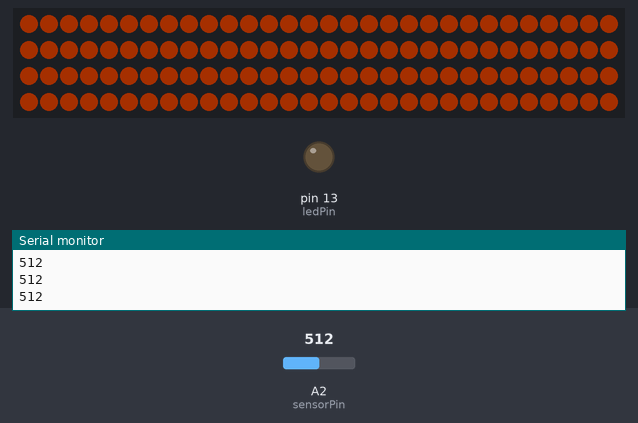
A sketch run on a simulated Arduino Leonardo, built with avr-gcc and run on an emulated ATmega32U4. Parts: 120 RGB LEDs in strip order, left to right, continuing on the next row, output pins drawn as LEDs (lit = HIGH), the last lines printed to the serial monitor. Inputs (shaded band) come from the test bench; at power-on: A2 (sensorPin) = 512. Dim RGB values are drawn brighter than linear.

Above: at 2.2 s.
2.3 s: A2 (sensorPin) set to 124
3.9 s: A2 (sensorPin) set to 142
At 4.11 s:
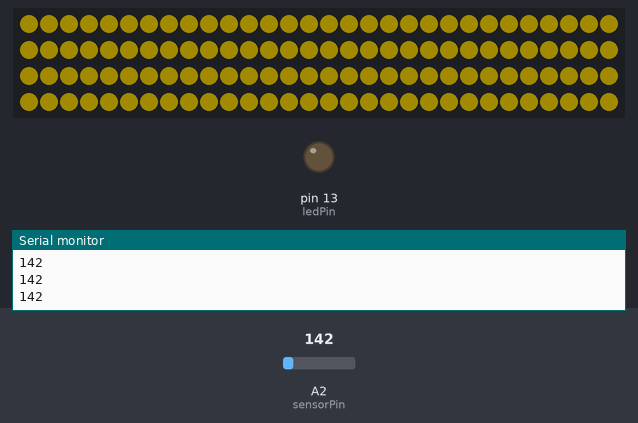
5.7 s: A2 (sensorPin) set to 122
At 6.6 s:
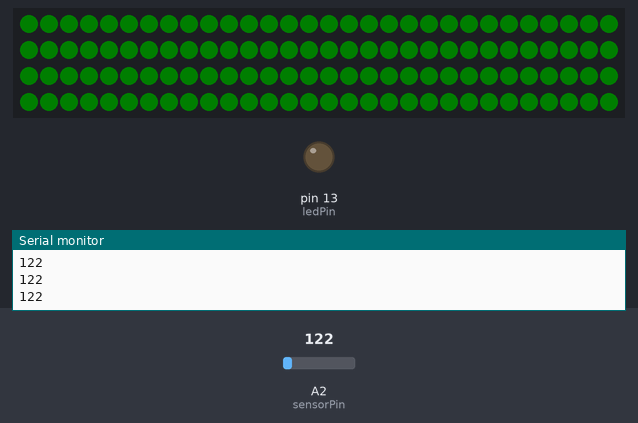
At 12.3 s:
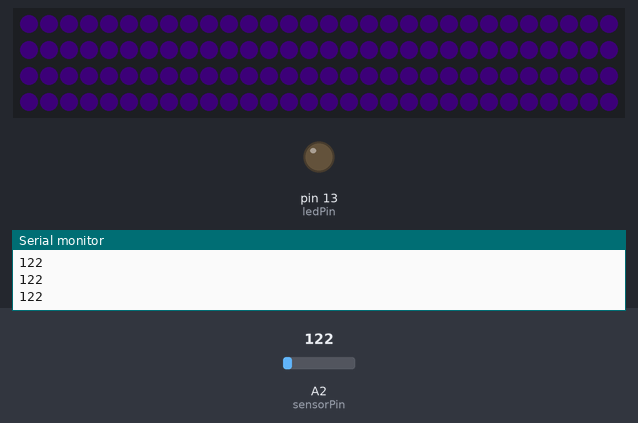

The sketch:

ledproj.ino
```cpp
#include <Keyboard.h>

#include <FastLED.h>

#define LED_DT 7

#define COLOR_ORDER GRB
#define LED_TYPE WS2812
#define NUM_LEDs 120

uint8_t max_bright = 50;
int val;
int buttonpin=3;
const int threshold = 200;

int blue = 0;

struct CRGB leds[NUM_LEDs];

unsigned long currentMillis = 0;
unsigned long startMillis = 0;
unsigned long blinkStartMillis;
unsigned long fadeStartMillis;
unsigned long blinkPeriod = 1000;
const unsigned long fadePeriod = 10;
unsigned int brightness = 149;
unsigned int incr = 1;

bool loopy = true;
bool loopy2 = true;

const byte ledPin = 13;

int button = 4;
int buttonState = 0;

// using analog sound sensor
int sensorPin = A2;
int sensorValue = 0;

void setup() {
  // put your setup code here, to run once:
  delay(1000);
  LEDS.addLeds<LED_TYPE, LED_DT, COLOR_ORDER>(leds, NUM_LEDs);
  FastLED.setBrightness(max_bright);
  Serial.begin(9600);
  pinMode(buttonpin,INPUT);
  pinMode(button, INPUT);
  pinMode(ledPin, OUTPUT);
  pinMode(sensorPin,INPUT);

  startMillis = millis();

}

void loop() {
  // put your main code here, to run repeatedly:


  lightFade();
  Serial.println(sensorValue);


//**** continous loop of two leds moving across path
  /*for(int i = 1;i < NUM_LEDs; i++){
    leds[i-2].setRGB(0,0,0);
    leds[i] = CRGB::YellowGreen;
    FastLED.show();
    delay(30);
  }
  FastLED.clear();

//**** fills entire rgb strip one color ****
  fill_solid(leds, NUM_LEDs, CRGB(50, 0, 200));
  delay(1000);
  FastLED.clear();

//**** makes rgb strip rainbow slowly ****
  for (int i = 0;i<NUM_LEDs;i++){
    fill_rainbow(leds, i, 0, 5);

    FastLED.show();
    delay(50);
  }

//**** with analog output sound module,
//**** if sound more than threshold
//**** change color to green, else make red ****
/*
  int soundsens = digitalRead(soundpin);
  if (soundsens >= threshold) {
    fill_solid(leds, NUM_LEDs, CRGB::Green);
    FastLED.show();
    delay(1000);
  }
  else {
    fill_solid(leds, NUM_LEDs, CRGB::Red);
    FastLED.show();
  }

  Serial.println(analogRead(A2));


  */


  //lightFade();

//**** loop of code changing color of rgb strip
//**** then erasing colors on the way back
//**** when sound introduced on first loop it will turn off an led****
  /*int j = 0;
  for(int i = 0; i < NUM_LEDs; i++){
    leds[i] = CHSV(j, 255, 100);
    FastLED.show();
    delay(100);
    j = j+20;
    val = digitalRead(buttonpin);
    if (val ==HIGH)
    {
      //fill_solid(leds,NUM_LEDs, CRGB::Green);
      //FastLED.show();
      //delay(2000);
      leds[i] = CHSV(j, 255, 0);
      FastLED.show();
    }

  }
  for(int k=NUM_LEDs; k >= 0; k--){
    leds[k] = CHSV(0, 255, 0);
    FastLED.show();
    delay(100);

  }*/


  currentMillis = millis();
  //blinky();
  //fade();

//  buttonState = digitalRead(button);
//
//  if (buttonState == HIGH) {
//    leds[5] = CRGB(0, 255, 0);
//    FastLED.show();
//  }
//  else {
//    leds[5] = CRGB(0,0,0);
//    FastLED.show();
//    //FastLED.clear();
//  }


}

void blinky() {
  if (currentMillis - blinkStartMillis >= blinkPeriod)
  {
    //digitalWrite(ledPin, !digitalRead(ledPin));
    //fill_solid(leds,NUM_LEDs,CRGB(255,0,0));
    leds[5] = CRGB(255,0,0);
    if (loopy){
      loopy = false;
      FastLED.show();
    }
    else{
      //fill_solid(leds, NUM_LEDs, CRGB(0,0,0));
      leds[5] = CRGB(0,0,0);
      FastLED.show();
      loopy = true;
    }
    blinkStartMillis = currentMillis;
  }
}

void fade() {
  if (currentMillis - fadeStartMillis >= fadePeriod){
    if (brightness >= 255){
      loopy2 = false;
    }
    else if (brightness == 50) {
      loopy2 = true;
    }
    if (loopy2) {
      brightness += incr;
    }
    else {
      brightness -= incr;
    }
    //fill_solid(leds,NUM_LEDs,CHSV(0,255,brightness));
    leds[3] = CHSV(0,255,brightness);
    FastLED.show();
    fadeStartMillis = currentMillis;
  }
}

void lightFade(){
  //**** fade colors in and out ****

  int i = 0;
  for (i = 0; i < 255;i++){

    sensorValue = analogRead(sensorPin);
    Serial.println(sensorValue);
    if (sensorValue <= 122) {
      fill_solid(leds,NUM_LEDs, CHSV(i,255,75));
      FastLED.show();
    }
    else if (sensorValue > 122 && sensorValue <= 123) {
      fill_solid(leds,NUM_LEDs, CHSV(i,255,100));
      FastLED.show();
    }
    else if (sensorValue > 123 && sensorValue <= 126) {
      fill_solid(leds,NUM_LEDs, CHSV(i,255,125));
      FastLED.show();
    }
    else if (sensorValue > 126 && sensorValue <= 129) {
      fill_solid(leds,NUM_LEDs, CHSV(i,255,150));
      FastLED.show();
    }
    else if (sensorValue > 129 && sensorValue <= 132) {
      fill_solid(leds,NUM_LEDs, CHSV(i,255,175));
      FastLED.show();
    }
    else if (sensorValue > 132 && sensorValue <= 134) {
      fill_solid(leds,NUM_LEDs, CHSV(i,255,200));
      FastLED.show();
    }
    else if (sensorValue > 134 && sensorValue <= 137) {
      fill_solid(leds,NUM_LEDs, CHSV(i,255,225));
      FastLED.show();
    }
    else {
      fill_solid(leds,NUM_LEDs, CHSV(i,255,255));
      FastLED.show();
    }

    delay(50);

  }


}

void soundDetection(){
  //**** if sound hear, increase brigtness ****

  sensorValue = analogRead(sensorPin);
  if (sensorValue <= 121) {
    fill_solid(leds,NUM_LEDs, CHSV(0,255,75));
    FastLED.show();
    delay(80);
  }
  else if (sensorValue > 121 && sensorValue <= 123) {
    fill_solid(leds,NUM_LEDs, CHSV(0,255,100));
    FastLED.show();
    delay(80);
  }
  else if (sensorValue > 123 && sensorValue <= 126) {
    fill_solid(leds,NUM_LEDs, CHSV(0,255,125));
    FastLED.show();
    delay(80);
  }
  else if (sensorValue > 126 && sensorValue <= 129) {
    fill_solid(leds,NUM_LEDs, CHSV(0,255,150));
    FastLED.show();
    delay(80);
  }
  else if (sensorValue > 129 && sensorValue <= 132) {
    fill_solid(leds,NUM_LEDs, CHSV(0,255,175));
    FastLED.show();
    delay(80);
  }
  else if (sensorValue > 132 && sensorValue <= 134) {
    fill_solid(leds,NUM_LEDs, CHSV(0,255,200));
    FastLED.show();
    delay(80);
  }
  else if (sensorValue > 134 && sensorValue <= 137) {
    fill_solid(leds,NUM_LEDs, CHSV(0,255,225));
    FastLED.show();
    delay(80);
  }
  else {
    fill_solid(leds,NUM_LEDs, CHSV(0,255,255));
    FastLED.show();
    delay(80);
  }

//  val = digitalRead(buttonpin);
//  if (val == HIGH)
//  {
//    for(brightness=50;brightness<255;brightness++){
//      fill_solid(leds,NUM_LEDs, CHSV(0,255,brightness));
//      FastLED.show();
//    }
//    for(int i=0;i<255;i++){
//      leds[i].fadeToBlackBy(192);
//      delay(50);
//      FastLED.show();
//    }
//  }
//  else {
//    for (brightness; brightness>=50;brightness--){
//      fill_solid(leds,NUM_LEDs, CHSV(0,255,brightness));
//      FastLED.show();
//    }
//  }
}
```
